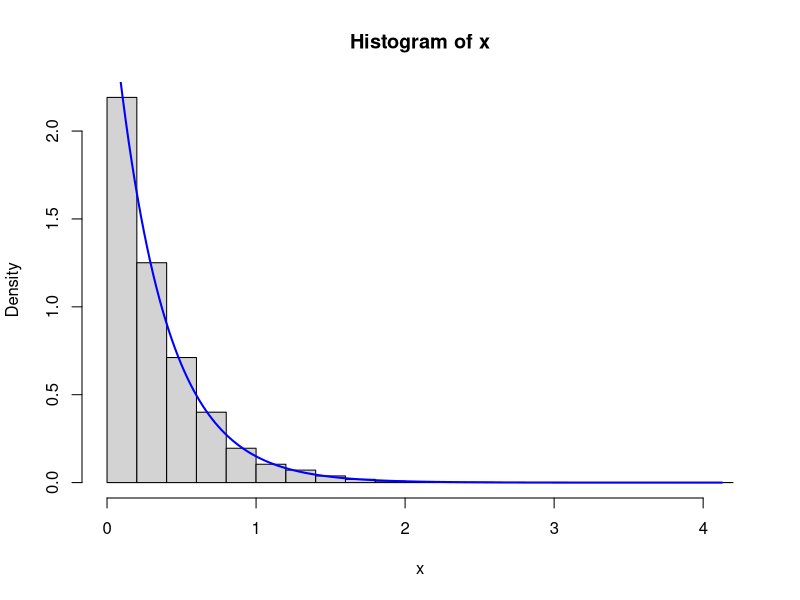

R code for this plot:
lambda <- 3
n <- 10000
random_inversa <- runif(n, min=0, max=1)
x <- -log(1-random_inversa)/lambda # Função da inversa
hist(x, prob=TRUE) # com o prob true assim o eixo y representa a densidsade

x_vals <- seq(0, max(x), length.out = 200) # Para gerar uma sequencia de valores igualmente espaçados
y_vals <- dexp(x_vals, rate = lambda)      # Calcular o valor pdf da exponencial em cada ponto x de à pouco
lines(x_vals, y_vals, col = "blue", lwd = 2)

# pdf é função densidade de probabilidade, descreve a concentração de uma função
